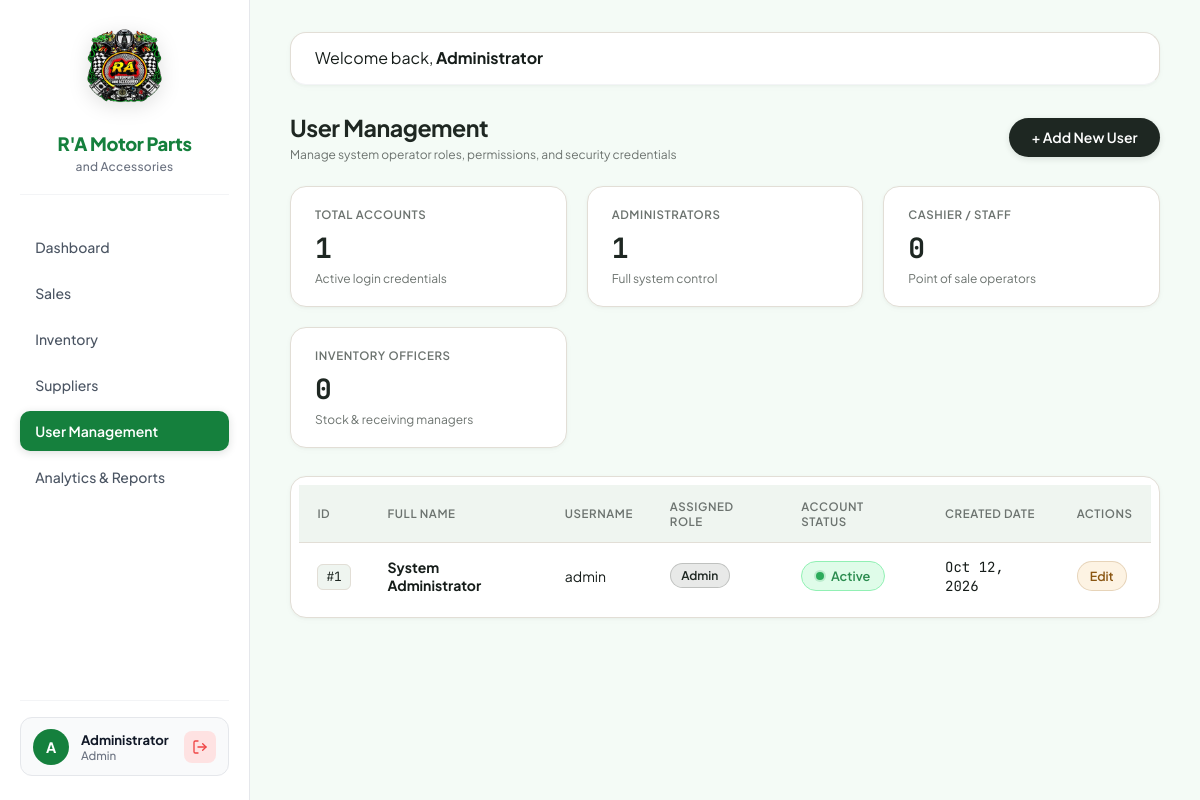
The app's page /frontend/views/admin/users/users.php with its own data.
### tables this page shows
CREATE TABLE IF NOT EXISTS `users` (
    `user_id` INT AUTO_INCREMENT PRIMARY KEY,
    `role_id` INT NOT NULL,
    `first_name` VARCHAR(50) NOT NULL,
    `last_name` VARCHAR(50) NOT NULL,
    `username` VARCHAR(50) NOT NULL UNIQUE,
    `password` VARCHAR(255) NOT NULL,
    `status` ENUM('Active', 'Inactive') DEFAULT 'Active',
    `created_at` TIMESTAMP DEFAULT CURRENT_TIMESTAMP,
    `updated_at` TIMESTAMP DEFAULT CURRENT_TIMESTAMP ON UPDATE CURRENT_TIMESTAMP,
    FOREIGN KEY (`role_id`) REFERENCES `roles`(`role_id`) ON DELETE RESTRICT ON UPDATE CASCADE
);

CREATE TABLE IF NOT EXISTS `roles` (
    `role_id` INT AUTO_INCREMENT PRIMARY KEY,
    `role_name` VARCHAR(50) NOT NULL UNIQUE,
    `created_at` TIMESTAMP DEFAULT CURRENT_TIMESTAMP
);

### frontend/views/admin/users/users.php (the view, shortened to what this page needs)
<?php
$conn = getDBConnection();
$users = $conn->query("
    SELECT u.user_id, u.first_name, u.last_name, u.username, u.role_id, u.status, u.created_at, r.role_name
    FROM users u
    LEFT JOIN roles r ON u.role_id = r.role_id
    ORDER BY u.user_id ASC
");
$total_users = (int)$conn->query("SELECT COUNT(*) AS total FROM users")->fetch_assoc()['total'] ?? 0;
$admin_count = (int)$conn->query("SELECT COUNT(*) AS total FROM users WHERE role_id = 1")->fetch_assoc()['total'] ?? 0;
$staff_count = (int)$conn->query("SELECT COUNT(*) AS total FROM users WHERE role_id = 2")->fetch_assoc()['total'] ?? 0;
$inv_count   = (int)$conn->query("SELECT COUNT(*) AS total FROM users WHERE role_id = 3")->fetch_assoc()['total'] ?? 0;
?>
<!DOCTYPE html>
<html lang="en">
<head>
    <link rel="stylesheet" href="../../../assets/css/style.css">
    <link rel="stylesheet" href="users.css">
</head>
<body>
<div class="dashboard-container">
    <?php include __DIR__ . '/../sidebar.php'; ?>
        <main class="main-content">
        <header class="topbar">
            <div>Welcome back, <strong>Administrator</strong></div>
        </header>
        <div class="page-header">
            <div>
                <h1 class="page-title">User Management</h1>
                <p class="stat-card-sub">Manage system operator roles, permissions, and security credentials</p>
            </div>
            <button type="button" class="btn-add" onclick="openModal()">+ Add New User</button>
        </div>
        <div class="stats-grid">
            <div class="stat-card">
                <h4>Total Accounts</h4>
                <div class="value"><?= $total_users; ?></div>
                <div class="stat-card-sub">Active login credentials</div>
            </div>
            <div class="stat-card">
                <h4>Administrators</h4>
                <div class="value"><?= $admin_count; ?></div>
                <div class="stat-card-sub">Full system control</div>
            </div>
            <div class="stat-card">
                <h4>Cashier / Staff</h4>
                <div class="value"><?= $staff_count; ?></div>
                <div class="stat-card-sub">Point of sale operators</div>
            </div>
            <div class="stat-card">
                <h4>Inventory Officers</h4>
                <div class="value"><?= $inv_count; ?></div>
                <div class="stat-card-sub">Stock & receiving managers</div>
            </div>
        </div>
        <div class="table-container table-container-padded">
            <table class="data-table">
                <thead>
                    <tr>
                        <th>ID</th>
                        <th>Full Name</th>
                        <th>Username</th>
                        <th>Assigned Role</th>
                        <th>Account Status</th>
                        <th>Created Date</th>
                        <th>Actions</th>
                    </tr>
                </thead>
                <tbody>
                    <?php if ($users && $users->num_rows > 0): ?>
                                   <?php while ($row = $users->fetch_assoc()): ?>
                            <tr>
                                <td><code>#<?= $row['user_id']; ?></code></td>
                                <td><strong><?= htmlspecialchars($row['first_name'] . ' ' . $row['last_name']); ?></strong></td>
                                <td><?= htmlspecialchars($row['username']); ?></td>
                                <td>
                                    <?php
                                        $role_class = 'role-cashier';
                                        if ($row['role_id'] == 1) $role_class = 'role-admin';
                                    ?>
                                    <span class="badge-role <?= $role_class; ?>">
                                        <?= htmlspecialchars($row['role_name'] ?? 'Staff'); ?>
                                    </span>
                                </td>
                                <td>
                                    <?php if ($row['user_id'] == 1): ?>
                                        <span class="status-toggle-pill is-active is-locked" title="Primary Administrator cannot be deactivated">
                                            <span class="toggle-dot"></span>
                                            <span class="toggle-text">Active</span>
                                        </span>
                                    <?php endif; ?>
                                </td>
                                <td><span class="font-mono"><?= date('M d, Y', strtotime($row['created_at'])); ?></span></td>
                                <td>
                                    <button type="button" class="btn-action btn-edit" onclick="editUser(
                                        <?= (int)$row['user_id']; ?>,
                                        '<?= addslashes($row['first_name']); ?>',
                                        '<?= addslashes($row['last_name']); ?>',
                                        '<?= addslashes($row['username']); ?>',
                                        <?= (int)$row['role_id']; ?>,
                                        '<?= addslashes($row['status']); ?>'
                                    )">Edit</button>
                                </td>
                            </tr>
                        <?php endwhile; ?>
                    <?php else: ?>
                        <tr>
                            <td colspan="7" class="empty-table-msg">No system users found.</td>
                        </tr>
                    <?php endif; ?>
                </tbody>
            </table>
        </div>
    </main>
</div>
</body>
</html>

### frontend/views/admin/sidebar.php
<?php $current_uri = $_SERVER['REQUEST_URI'] ?? ''; ?>
<aside class="sidebar">
    <div class="sidebar-brand">
        <img src="/motor_shop/frontend/assets/images/logo motorshop.png" alt="Logo" class="sidebar-logo">
        <div class="sidebar-brand-text">
            <span class="sidebar-brand-name">R'A Motor Parts</span>
            <span class="sidebar-brand-sub">and Accessories</span>
        </div>
    </div>
    <nav>
        <a href="../dashboard/dashboard.php" class="<?= strpos($current_uri, '/dashboard') !== false ? 'active' : '' ?>">
            Dashboard
        </a>
        <a href="../sales/sales.php" class="<?= strpos($current_uri, '/sales') !== false ? 'active' : '' ?>">
            Sales
        </a>
        <a href="../inventory/inventory.php" class="<?= strpos($current_uri, '/inventory') !== false ? 'active' : '' ?>">
            Inventory
        </a>
        <a href="../suppliers/suppliers.php" class="<?= strpos($current_uri, '/suppliers') !== false ? 'active' : '' ?>">
            Suppliers
        </a>
        <a href="../users/users.php" class="<?= strpos($current_uri, '/users') !== false ? 'active' : '' ?>">
            User Management
        </a>
        <a href="../reports/reports.php" class="<?= strpos($current_uri, '/reports') !== false ? 'active' : '' ?>">
            Analytics & Reports
        </a>
    </nav>
    <div class="sidebar-footer">
        <div class="user-profile-card">
            <a href="../profile/profile.php" class="user-profile-link" title="View Profile">
                <div class="user-avatar">
                    <?= strtoupper(substr($_SESSION['full_name'] ?? 'A', 0, 1)); ?>
                </div>
                <div class="user-info">
                    <span class="user-name"><?= htmlspecialchars($_SESSION['full_name'] ?? 'Administrator'); ?></span>
                    <span class="user-role"><?= htmlspecialchars($_SESSION['role_name'] ?? 'Admin'); ?></span>
                </div>
            </a>
            <a href="/motor_shop/backend/modules/auth/logout.php" class="user-logout-btn" title="Sign Out">
                <svg width="16" height="16" viewBox="0 0 24 24" fill="none" stroke="currentColor" stroke-width="2" stroke-linecap="round" stroke-linejoin="round">
                    <path d="M9 21H5a2 2 0 0 1-2-2V5a2 2 0 0 1 2-2h4"></path>
                    <polyline points="16 17 21 12 16 7"></polyline>
                    <line x1="21" y1="12" x2="9" y2="12"></line>
                </svg>
            </a>
        </div>
    </div>
</aside>

### frontend/views/admin/users/users.css (style rules this page uses)
.badge-role { font-size: 0.75rem; font-weight: 600; padding: 0.25rem 0.65rem; border-radius: var(--radius-full); display: inline-block; }
.role-admin { background: rgba(30, 39, 34, 0.1); color: var(--primary); border: 1px solid rgba(30, 39, 34, 0.2); }
.status-toggle-pill { display: inline-flex; align-items: center; gap: 0.45rem; padding: 0.35rem 0.85rem; border-radius: 9999px; font-size: 0.8rem; font-weight: 600; text-decoration: none; transition: all 0.2s ease; cursor: pointer; }
.status-toggle-pill.is-active { background-color: #dcfce7; color: #15803d; border: 1px solid #86efac; }
.status-toggle-pill.is-active .toggle-dot { width: 8px; height: 8px; border-radius: 50%; background-color: #16a34a; box-shadow: 0 0 0 2px rgba(22, 163, 74, 0.2); }
.status-toggle-pill.is-locked { cursor: default; opacity: 0.9; }

### records on screen
users: user_id "1", first_name+last_name "System Administrator", username "admin", role.role_name "Admin", shows "Active", created_at "Oct 12, 2026"

### other values on screen
substr($_SESSION['full_name'] ?? 'A', 0, 1) "A"
$_SESSION['full_name'] "Administrator"
$_SESSION['role_name'] "Admin"
$total_users "1"
$admin_count "1"
$staff_count "0"
$inv_count "0"
